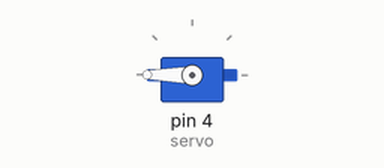
Simulated run of this sketch. Board: Arduino Uno, built with avr-gcc and run on an emulated ATmega328P. On the bench: servo.

Above: at 1.05 s.
Timing chart, 0 to 5.6 s (numbered marks = the images above):
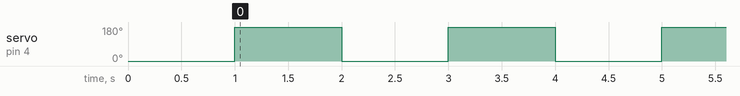

Measured:
- by itself, servo on pin 4 (servo): alternates 180° for 1.0 s and 0° for 1.0 s

The sketch:

TestServo.ino
```cpp
#include <Servo.h>  // <>: Arduino가 제공하는 헤더 파일 폴더 검색해서 include

// Servo-motor 결선도
// 빨간색(중앙의 도선): +5V 연결
// 갈색: 0V(GND) 연결
// 주황색: digital port(2~13) 연결

Servo servo;  // Servo 클래스의 실행 결과물로 인스턴스 servo를 선언

void setup() {
  // put your setup code here, to run once:
  // 서보 모터를 제어할 digital port 연결
  servo.attach(4);  // D4에 서보 모터의 제어선 연결
  servo.write(0);   // 서보 모터 위치를 0으로 이동
  delay(1000);      // 1000ms 동안 기다림: 서보 모터가 이동할 시간을 줌
}

void loop() {
  // put your main code here, to run repeatedly:
  // 서보 모터 이동 범위: 0도 ~ 180도만 이동 가능
  // DC 모터: 모든 각도로 이동 가능; 여러 번 회전도 가능
  servo.write(180);  // 180도 위치로 이동
  delay(1000);       // 1000ms 기다림
  servo.write(0);    // 180도 위치로 이동
  delay(1000);       // 1000ms 기다림
}
```
